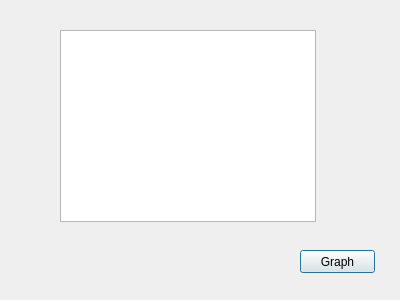
<?xml version="1.0" encoding="UTF-8"?>
<ui version="4.0">
 <class>filter</class>
 <widget class="QDialog" name="filter">
  <property name="geometry">
   <rect>
    <x>0</x>
    <y>0</y>
    <width>400</width>
    <height>300</height>
   </rect>
  </property>
  <property name="windowTitle">
   <string>Dialog</string>
  </property>
  <widget class="QListWidget" name="listWidget">
   <property name="geometry">
    <rect>
     <x>60</x>
     <y>30</y>
     <width>256</width>
     <height>192</height>
    </rect>
   </property>
   <property name="selectionMode">
    <enum>QAbstractItemView::ExtendedSelection</enum>
   </property>
  </widget>
  <widget class="QPushButton" name="pushButton">
   <property name="geometry">
    <rect>
     <x>300</x>
     <y>250</y>
     <width>75</width>
     <height>23</height>
    </rect>
   </property>
   <property name="text">
    <string>Graph</string>
   </property>
  </widget>
 </widget>
 <resources/>
 <connections/>
</ui>
